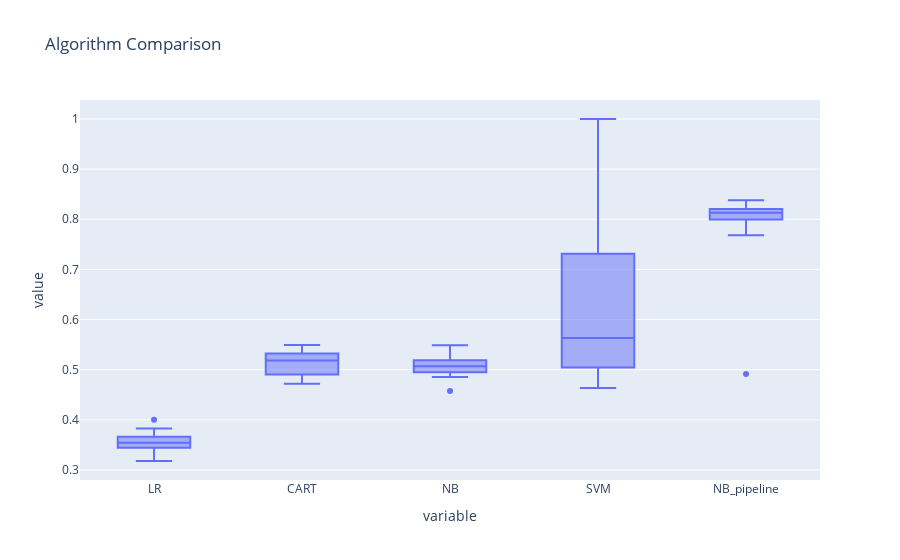

Notebook code cell kept with this figure:
### Code cell
result_df = pd.DataFrame(results, index=names).T
px.box(result_df,title = 'Algorithm Comparison')

### Figure 1 — Plotly figure (JSON) as saved in the notebook; plotly's stock layout.template omitted (floating-point values rounded to 4 significant figures)
{"data": [{"alignmentgroup": "True", "hovertemplate": "variable=%{x}<br>value=%{y}<extra></extra>", "legendgroup": "", "marker": {"color": "#636efa"}, "name": "", "notched": false, "offsetgroup": "", "orientation": "v", "showlegend": false, "type": "box", "x": ["LR", "LR", "LR", "LR", "LR", "LR", "LR", "LR", "LR", "LR", "CART", "CART", "CART", "CART", "CART", "CART", "CART", "CART", "CART", "CART", "NB", "NB", "NB", "NB", "NB", "NB", "NB", "NB", "NB", "NB", "SVM", "SVM", "SVM", "SVM", "SVM", "SVM", "SVM", "SVM", "SVM", "SVM", "NB_pipeline", "NB_pipeline", "NB_pipeline", "NB_pipeline", "NB_pipeline", "NB_pipeline", "NB_pipeline", "NB_pipeline", "NB_pipeline", "NB_pipeline"], "x0": " ", "xaxis": "x", "y": [0.3556, 0.4, 0.346, 0.3179, 0.3596, 0.3528, 0.3333, 0.3663, 0.3829, 0.3442, 0.5493, 0.5324, 0.5191, 0.4942, 0.4763, 0.5275, 0.534, 0.5174, 0.4905, 0.4718, 0.5141, 0.5, 0.4575, 0.5145, 0.5489, 0.4951, 0.4854, 0.5233, 0.519, 0.4985, 1, 0.5412, 0.5367, 0.4855, 0.4637, 0.589, 0.5858, 0.8634, 0.731, 0.5045, 0.838, 0.8206, 0.7683, 0.4913, 0.8233, 0.7994, 0.8026, 0.8169, 0.8165, 0.8101], "y0": " ", "yaxis": "y"}], "layout": {"boxmode": "group", "legend": {"tracegroupgap": 0}, "title": {"text": "Algorithm Comparison"}, "xaxis": {"anchor": "y", "domain": [0, 1], "title": {"text": "variable"}}, "yaxis": {"anchor": "x", "domain": [0, 1], "title": {"text": "value"}}}}
